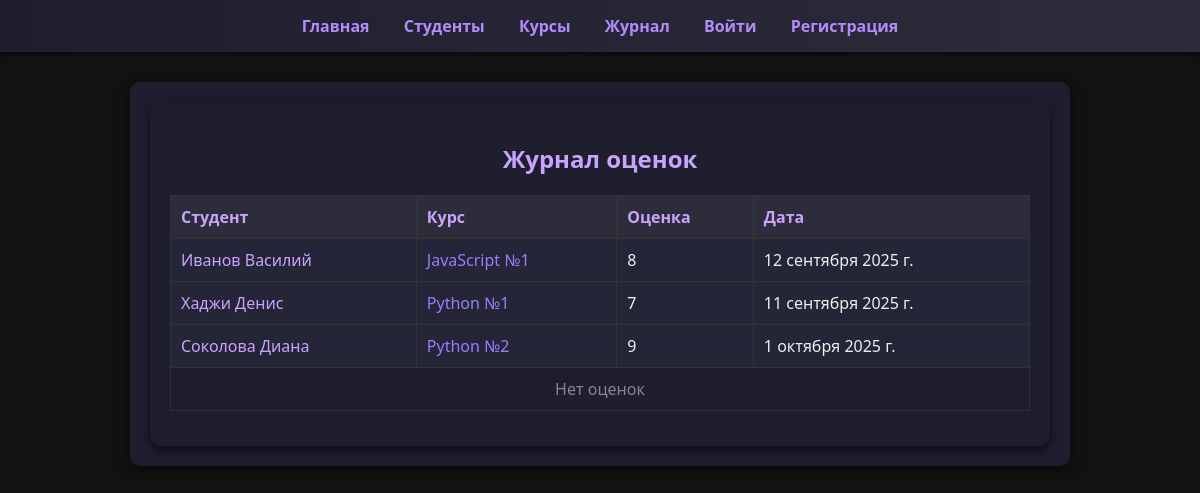
Before: /journal/ with the older database file.
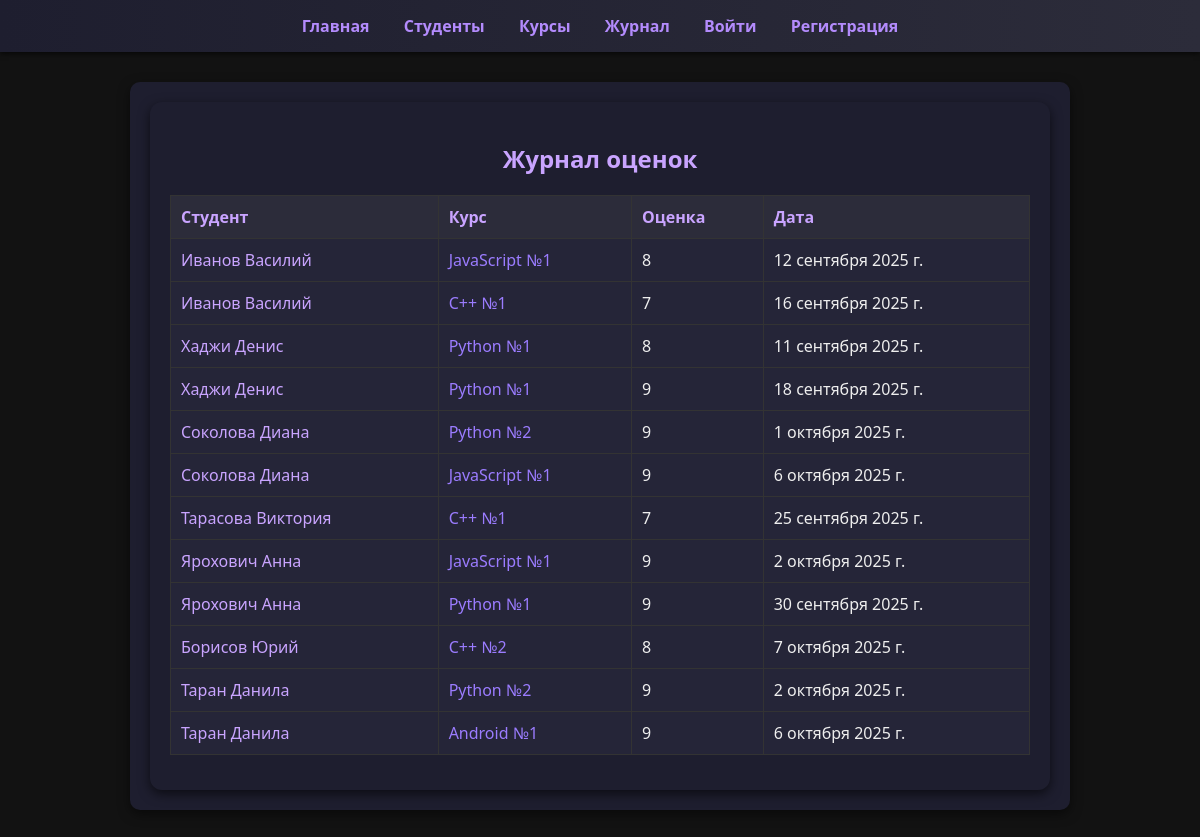
After: the same page with the newer database file.
### main/models.py (models this page shows, shortened)
class Student(models.Model):
    name = models.CharField(max_length=30, verbose_name="Имя")
    surname = models.CharField(max_length=30, verbose_name="Фамилия")
    age = models.SmallIntegerField(
        validators=[MinValueValidator(18), MaxValueValidator(100)],
        verbose_name="Возраст"
    )
    sex = models.CharField(
        max_length=10,
        choices=[('m', 'Мужчина'), ('f', 'Женщина')],
        verbose_name="Пол"
    )
    active = models.BooleanField(default=True, verbose_name="Активный")
    photo = models.ImageField(
        upload_to = 'students/',
        blank = True,
        null = True,
        verbose_name="Фото"
    )
    course = models.ManyToManyField("Course", blank=True, verbose_name="Курсы")

class Grade(models.Model):
    person = models.ForeignKey(Student, on_delete=models.CASCADE, related_name="grades")
    course = models.ForeignKey(Course, on_delete=models.CASCADE, null=True)
    grade = models.PositiveSmallIntegerField(
        validators=[MinValueValidator(0), MaxValueValidator(100)],
        verbose_name="Оценка"
    )
    date = models.DateField(null=True, verbose_name="Дата оценки")
    date_add = models.DateField(auto_now_add=True)
    date_update = models.DateField(auto_now=True)

class Course(models.Model):
    langs = [
        ('py', 'Python'),
        ('js', 'JavaScript'),
        ('c', 'C++'),
        ('an', 'Android'),
    ]
    name = models.CharField(choices=langs, max_length=20, verbose_name="Курс")
    course_num = models.SmallIntegerField(default=1, verbose_name="Номер курса")
    start_date = models.DateField(null=True, verbose_name="Начало курса")
    end_date = models.DateField(null=True, verbose_name="Окончание курса")
    description = models.TextField(blank=True, verbose_name="Описание")

### main/views.py (the view)
# urls.py: path("journal/", views.journal, name="journal"),
def journal(request):
    students = Student.objects.prefetch_related("grades__course").all()
    return render(request, "journal.html", {"students": students})

### templates/journal.html (shortened to what this page needs)
{% extends "base.html" %}
{% block content %}
<div style="background:#1e1e2f; padding:20px; border-radius:12px; box-shadow:0 4px 12px rgba(0,0,0,0.6);">
    <h2 style="color:#c9a4ff;">Журнал оценок</h2>
    <table style="width:100%; border-collapse:collapse; margin-top:20px;">
        <thead>
            <tr style="background:#2c2c3a; color:#c9a4ff;">
                <th style="padding:10px; border:1px solid #333;">Студент</th>
                <th style="padding:10px; border:1px solid #333;">Курс</th>
                <th style="padding:10px; border:1px solid #333;">Оценка</th>
                <th style="padding:10px; border:1px solid #333;">Дата</th>
            </tr>
        </thead>
        <tbody>
            {% for student in students %}
                {% for grade in student.grades.all %}
                    <tr style="background:#252538; color:#eee;">
                        <td style="padding:10px; border:1px solid #333;">
                            <a href="{% url 'main:student_detail' student.pk %}"
                               style="color:#c9a4ff; text-decoration:none;">
                                {{ student.surname }} {{ student.name }}
                            </a>
                        </td>
                        <td style="padding:10px; border:1px solid #333;">
                            <a href="{% url 'main:course_detail' grade.course.pk %}"
                               style="color:#9b7cff; text-decoration:none;">
                                {{ grade.course.get_name_display }} №{{ grade.course.course_num }}
                            </a>
                        </td>
                        <td style="padding:10px; border:1px solid #333;">{{ grade.grade }}</td>
                        <td style="padding:10px; border:1px solid #333;">{{ grade.date }}</td>
                    </tr>
                {% empty %}
                    <tr><td colspan="4" style="padding:10px; text-align:center; color:#888;">Нет оценок</td></tr>
                {% endfor %}
            {% empty %}
                <tr><td colspan="4" style="padding:10px; text-align:center; color:#888;">Нет студентов</td></tr>
            {% endfor %}
        </tbody>
    </table>
</div>
{% endblock %}

Changed rows visible on the page:
added Grade: {{ student.surname }} "Иванов", {{ student.name }} "Василий", course.name "C++", course.course_num "1", grade "7", date "16 сентября 2025 г.", shown under Student "Иванов"
changed Grade "11 сентября 2025 г.": grade "7" → "8"
added Grade: {{ student.surname }} "Хаджи", {{ student.name }} "Денис", course.name "Python", course.course_num "1", grade "9", date "18 сентября 2025 г.", shown under Student "Хаджи"
added Grade: {{ student.surname }} "Соколова", {{ student.name }} "Диана", course.name "JavaScript", course.course_num "1", grade "9", date "6 октября 2025 г.", shown under Student "Соколова"
added Grade: {{ student.surname }} "Тарасова", {{ student.name }} "Виктория", course.name "C++", course.course_num "1", grade "7", date "25 сентября 2025 г.", shown under Student "Тарасова"
added Student: surname "Ярохович", name "Анна"
added Grade: course.name "JavaScript", course.course_num "1", grade "9", date "2 октября 2025 г."
added Grade: course.name "Python", course.course_num "1", grade "9", date "30 сентября 2025 г."
added Student: surname "Борисов", name "Юрий"
added Grade: course.name "C++", course.course_num "2", grade "8", date "7 октября 2025 г."
added Student: surname "Таран", name "Данила"
added Grade: course.name "Python", course.course_num "2", grade "9", date "2 октября 2025 г."
added Grade: course.name "Android", course.course_num "1", grade "9", date "6 октября 2025 г."
